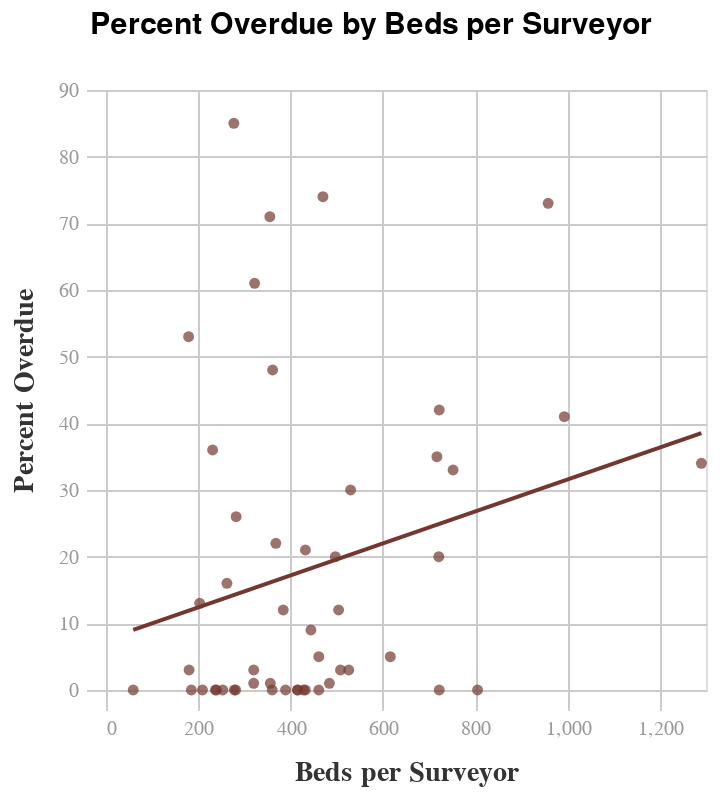

Notebook cell for this chart:
### Code cell
# create scatterplot of state proportion overdue surveys as of 09-30-2023 vs. state surveyor positions per NH bed

surveyor_beds_vs_prop_overdue_chart = alt.Chart(merge_df).mark_circle(color='#74372F').encode(alt.X('beds_per_position', title='Beds per Surveyor'), alt.Y('prop_overdue', title='Percent Overdue')).properties(title = alt.TitleParams(text='Percent Overdue by Beds per Surveyor', fontSize=15, dx=40))

surveyor_beds_vs_prop_overdue_chart = surveyor_beds_vs_prop_overdue_chart + surveyor_beds_vs_prop_overdue_chart.transform_regression('beds_per_position','prop_overdue').mark_line(color='#74372F')
surveyor_beds_vs_prop_overdue_chart = surveyor_beds_vs_prop_overdue_chart.properties(background='white')
display(surveyor_beds_vs_prop_overdue_chart)
surveyor_beds_vs_prop_overdue_chart.save('/Users/ghazalin/NH_inspections_static/images/surveyor_beds_vs_prop_overdue_scatter.svg')

### Figure 1 — Vega specification as saved in the notebook (floating-point values rounded to 4 significant figures)
{"$schema": "https://vega.github.io/schema/vega/v5.json", "data": [{"name": "source_0", "values": [{"state": "Alabama", "state_code": "AL", "#_NHs": "231", "#_beds": "48,851", "surveyor_positions": 51, "NH_per_position": 4.5, "beds_per_position": 958, "State": "AL", "overdue_ind": 165, "NH_count": 224, "prop_overdue": 73}, {"state": "Alaska", "state_code": "AK", "#_NHs": "20", "#_beds": "830", "surveyor_positions": 14, "NH_per_position": 1.4, "beds_per_position": 59, "State": "AK", "overdue_ind": 0, "NH_count": 20, "prop_overdue": 0}, {"state": "Arizona", "state_code": "AZ", "#_NHs": "143", "#_beds": "16,145", "surveyor_positions": 35, "NH_per_position": 4.1, "beds_per_position": 461, "State": "AZ", "overdue_ind": 0, "NH_count": 142, "prop_overdue": 0}, {"state": "Arkansas", "state_code": "AR", "#_NHs": "221", "#_beds": "25,700", "surveyor_positions": 62, "NH_per_position": 3.6, "beds_per_position": 415, "State": "AR", "overdue_ind": 1, "NH_count": 218, "prop_overdue": 0}, {"state": "California", "state_code": "CA", "#_NHs": "1,175", "#_beds": "117,148", "surveyor_positions": 654, "NH_per_position": 1.8, "beds_per_position": 179, "State": "CA", "overdue_ind": 624, "NH_count": 1163, "prop_overdue": 53}, {"state": "Colorado", "state_code": "CO", "#_NHs": "218", "#_beds": "19,980", "surveyor_positions": 52, "NH_per_position": 4.2, "beds_per_position": 384, "State": "CO", "overdue_ind": 27, "NH_count": 211, "prop_overdue": 12}, {"state": "Connecticut", "state_code": "CT", "#_NHs": "205", "#_beds": "23,790", "surveyor_positions": 66, "NH_per_position": 3.1, "beds_per_position": 361, "State": "CT", "overdue_ind": 94, "NH_count": 194, "prop_overdue": 48}, {"state": "Delaware", "state_code": "DE", "#_NHs": "44", "#_beds": "4,858", "surveyor_positions": 21, "NH_per_position": 2.1, "beds_per_position": 231, "State": "DE", "overdue_ind": 16, "NH_count": 44, "prop_overdue": 36}, {"state": "Florida", "state_code": "FL", "#_NHs": "698", "#_beds": "84,336", "surveyor_positions": 229, "NH_per_position": 3.0, "beds_per_position": 368, "State": "FL", "overdue_ind": 153, "NH_count": 693, "prop_overdue": 22}, {"state": "Georgia", "state_code": "GA", "#_NHs": "360", "#_beds": "39,659", "surveyor_positions": 55, "NH_per_position": 6.5, "beds_per_position": 721, "State": "GA", "overdue_ind": 71, "NH_count": 355, "prop_overdue": 20}, {"state": "Hawai’i", "state_code": "HI", "#_NHs": "45", "#_beds": "4323", "surveyor_positions": 12, "NH_per_position": 3.8, "beds_per_position": 360, "State": "HI", "overdue_ind": 0, "NH_count": 42, "prop_overdue": 0}, {"state": "Idaho", "state_code": "ID", "#_NHs": "80", "#_beds": "6031", "surveyor_positions": 17, "NH_per_position": 4.7, "beds_per_position": 355, "State": "ID", "overdue_ind": 57, "NH_count": 80, "prop_overdue": 71}, {"state": "Illinois", "state_code": "IL", "#_NHs": "704", "#_beds": "88597", "surveyor_positions": 315, "NH_per_position": 2.2, "beds_per_position": 281, "State": "IL", "overdue_ind": 1, "NH_count": 679, "prop_overdue": 0}, {"state": "Indiana", "state_code": "IN", "#_NHs": "524", "#_beds": "50821", "surveyor_positions": 100, "NH_per_position": 5.2, "beds_per_position": 508, "State": "IN", "overdue_ind": 16, "NH_count": 511, "prop_overdue": 3}, {"state": "Iowa", "state_code": "IA", "#_NHs": "414", "#_beds": "28314", "surveyor_positions": 46, "NH_per_position": 9.0, "beds_per_position": 616, "State": "IA", "overdue_ind": 23, "NH_count": 402, "prop_overdue": 5}, {"state": "Kansas", "state_code": "KS", "#_NHs": "323", "#_beds": "14925", "surveyor_positions": 57, "NH_per_position": 5.7, "beds_per_position": 262, "State": "KS", "overdue_ind": 51, "NH_count": 304, "prop_overdue": 16}, {"state": "Kentucky", "state_code": "KY", "#_NHs": "279", "#_beds": "26329", "surveyor_positions": 95, "NH_per_position": 2.9, "beds_per_position": 277, "State": "KY", "overdue_ind": 230, "NH_count": 269, "prop_overdue": 85}, {"state": "Louisiana", "state_code": "LA", "#_NHs": "276", "#_beds": "34598", "surveyor_positions": 43, "NH_per_position": 6.4, "beds_per_position": 805, "State": "LA", "overdue_ind": 1, "NH_count": 267, "prop_overdue": 0}, {"state": "Maine", "state_code": "ME", "#_NHs": "90", "#_beds": "6472", "surveyor_positions": 15, "NH_per_position": 6.0, "beds_per_position": 432, "State": "ME", "overdue_ind": 17, "NH_count": 80, "prop_overdue": 21}, {"state": "Maryland", "state_code": "MD", "#_NHs": "225", "#_beds": "27718", "surveyor_positions": 59, "NH_per_position": 3.8, "beds_per_position": 470, "State": "MD", "overdue_ind": 165, "NH_count": 222, "prop_overdue": 74}, {"state": "Massachusetts", "state_code": "MA", "#_NHs": "363", "#_beds": "41299", "surveyor_positions": 82, "NH_per_position": 4.4, "beds_per_position": 504, "State": "MA", "overdue_ind": 42, "NH_count": 345, "prop_overdue": 12}, {"state": "Michigan", "state_code": "MI", "#_NHs": "433", "#_beds": "45030", "surveyor_positions": 93, "NH_per_position": 4.7, "beds_per_position": 484, "State": "MI", "overdue_ind": 7, "NH_count": 423, "prop_overdue": 1}, {"state": "Minnesota", "state_code": "MN", "#_NHs": "349", "#_beds": "24920", "surveyor_positions": 78, "NH_per_position": 4.5, "beds_per_position": 320, "State": "MN", "overdue_ind": 13, "NH_count": 343, "prop_overdue": 3}, {"state": "Mississippi", "state_code": "MS", "#_NHs": "206", "#_beds": "17382", "surveyor_positions": 35, "NH_per_position": 5.9, "beds_per_position": 497, "State": "MS", "overdue_ind": 41, "NH_count": 202, "prop_overdue": 20}, {"state": "Missouri", "state_code": "MO", "#_NHs": "515", "#_beds": "53506", "surveyor_positions": 190, "NH_per_position": 2.7, "beds_per_position": 282, "State": "MO", "overdue_ind": 132, "NH_count": 489, "prop_overdue": 26}, {"state": "Montana", "state_code": "MT", "#_NHs": "62", "#_beds": "5248", "surveyor_positions": 22, "NH_per_position": 2.8, "beds_per_position": 239, "State": "MT", "overdue_ind": 0, "NH_count": 59, "prop_overdue": 0}, {"state": "Nebraska", "state_code": "NE", "#_NHs": "189", "#_beds": "14251", "surveyor_positions": 33, "NH_per_position": 5.7, "beds_per_position": 432, "State": "NE", "overdue_ind": 0, "NH_count": 184, "prop_overdue": 0}, {"state": "Nevada", "state_code": "NV", "#_NHs": "65", "#_beds": "6758", "surveyor_positions": 19, "NH_per_position": 3.4, "beds_per_position": 356, "State": "NV", "overdue_ind": 1, "NH_count": 67, "prop_overdue": 1}, {"state": "New Hampshire", "state_code": "NH", "#_NHs": "73", "#_beds": "7282", "surveyor_positions": 17, "NH_per_position": 4.3, "beds_per_position": 428, "State": "NH", "overdue_ind": 0, "NH_count": 74, "prop_overdue": 0}, {"state": "New Jersey", "state_code": "NJ", "#_NHs": "351", "#_beds": "51189", "surveyor_positions": 68, "NH_per_position": 5.2, "beds_per_position": 752, "State": "NJ", "overdue_ind": 115, "NH_count": 346, "prop_overdue": 33}, {"state": "New Mexico", "state_code": "NM", "#_NHs": "68", "#_beds": "6832", "surveyor_positions": 27, "NH_per_position": 2.5, "beds_per_position": 253, "State": "NM", "overdue_ind": 0, "NH_count": 67, "prop_overdue": 0}, {"state": "New York", "state_code": "NY", "#_NHs": "613", "#_beds": "114134", "surveyor_positions": 115, "NH_per_position": 5.3, "beds_per_position": 993, "State": "NY", "overdue_ind": 249, "NH_count": 603, "prop_overdue": 41}, {"state": "North Carolina", "state_code": "NC", "#_NHs": "424", "#_beds": "44206", "surveyor_positions": 96, "NH_per_position": 4.4, "beds_per_position": 461, "State": "NC", "overdue_ind": 22, "NH_count": 419, "prop_overdue": 5}, {"state": "North Dakota", "state_code": "ND", "#_NHs": "77", "#_beds": "5215", "surveyor_positions": 25, "NH_per_position": 3.1, "beds_per_position": 209, "State": "ND", "overdue_ind": 0, "NH_count": 75, "prop_overdue": 0}, {"state": "Ohio", "state_code": "OH", "#_NHs": "950", "#_beds": "84624", "surveyor_positions": 118, "NH_per_position": 8.0, "beds_per_position": 717, "State": "OH", "overdue_ind": 329, "NH_count": 927, "prop_overdue": 35}, {"state": "Oklahoma", "state_code": "OK", "#_NHs": "402", "#_beds": "31547", "surveyor_positions": 60, "NH_per_position": 6.7, "beds_per_position": 526, "State": "OK", "overdue_ind": 11, "NH_count": 287, "prop_overdue": 3}, {"state": "Oregon", "state_code": "OR", "#_NHs": "129", "#_beds": "10541", "surveyor_positions": 52, "NH_per_position": 2.5, "beds_per_position": 203, "State": "OR", "overdue_ind": 17, "NH_count": 128, "prop_overdue": 13}, {"state": "Pennsylvania", "state_code": "PA", "#_NHs": "678", "#_beds": "86624", "surveyor_positions": 120, "NH_per_position": 5.7, "beds_per_position": 722, "State": "PA", "overdue_ind": 0, "NH_count": 668, "prop_overdue": 0}, {"state": "Rhode Island", "state_code": "RI", "#_NHs": "75", "#_beds": "8351", "surveyor_positions": 30, "NH_per_position": 2.5, "beds_per_position": 278, "State": "RI", "overdue_ind": 0, "NH_count": 74, "prop_overdue": 0}, {"state": "South Carolina", "state_code": "SC", "#_NHs": "188", "#_beds": "20640", "surveyor_positions": 16, "NH_per_position": 11.8, "beds_per_position": 1290, "State": "SC", "overdue_ind": 65, "NH_count": 189, "prop_overdue": 34}, {"state": "South Dakota", "state_code": "SD", "#_NHs": "98", "#_beds": "7361", "surveyor_positions": 23, "NH_per_position": 4.3, "beds_per_position": 320, "State": "SD", "overdue_ind": 1, "NH_count": 96, "prop_overdue": 1}, {"state": "Tennessee", "state_code": "TN", "#_NHs": "313", "#_beds": "35395", "surveyor_positions": 110, "NH_per_position": 2.8, "beds_per_position": 322, "State": "TN", "overdue_ind": 186, "NH_count": 302, "prop_overdue": 61}, {"state": "Texas", "state_code": "TX", "#_NHs": "1204", "#_beds": "136261", "surveyor_positions": 350, "NH_per_position": 3.4, "beds_per_position": 389, "State": "TX", "overdue_ind": 2, "NH_count": 1182, "prop_overdue": 0}, {"state": "Utah", "state_code": "UT", "#_NHs": "98", "#_beds": "8472", "surveyor_positions": 16, "NH_per_position": 6.1, "beds_per_position": 530, "State": "UT", "overdue_ind": 30, "NH_count": 98, "prop_overdue": 30}, {"state": "Vermont", "state_code": "VT", "#_NHs": "35", "#_beds": "2954", "surveyor_positions": 16, "NH_per_position": 2.2, "beds_per_position": 185, "State": "VT", "overdue_ind": 0, "NH_count": 34, "prop_overdue": 0}, {"state": "Virginia", "state_code": "VA", "#_NHs": "288", "#_beds": "32505", "surveyor_positions": 45, "NH_per_position": 6.4, "beds_per_position": 722, "State": "VA", "overdue_ind": 122, "NH_count": 289, "prop_overdue": 42}, {"state": "Washington", "state_code": "WA", "#_NHs": "200", "#_beds": "19296", "surveyor_positions": 107, "NH_per_position": 1.9, "beds_per_position": 180, "State": "WA", "overdue_ind": 6, "NH_count": 193, "prop_overdue": 3}, {"state": "West Virginia", "state_code": "WV", "#_NHs": "123", "#_beds": "10653", "surveyor_positions": 24, "NH_per_position": 5.1, "beds_per_position": 444, "State": "WV", "overdue_ind": 12, "NH_count": 122, "prop_overdue": 9}, {"state": "Wisconsin", "state_code": "WI", "#_NHs": "346", "#_beds": "26562", "surveyor_positions": 64, "NH_per_position": 5.4, "beds_per_position": 415, "State": "WI", "overdue_ind": 0, "NH_count": 324, "prop_overdue": 0}, {"state": "Wyoming", "state_code": "WY", "#_NHs": "35", "#_beds": "2605", "surveyor_positions": 11, "NH_per_position": 3.2, "beds_per_position": 237, "State": "WY", "overdue_ind": 0, "NH_count": 35, "prop_overdue": 0}]}, {"name": "data_0", "values": [{"beds_per_position": 958, "prop_overdue": 73}, {"beds_per_position": 59, "prop_overdue": 0}, {"beds_per_position": 461, "prop_overdue": 0}, {"beds_per_position": 415, "prop_overdue": 0}, {"beds_per_position": 179, "prop_overdue": 53}, {"beds_per_position": 384, "prop_overdue": 12}, {"beds_per_position": 361, "prop_overdue": 48}, {"beds_per_position": 231, "prop_overdue": 36}, {"beds_per_position": 368, "prop_overdue": 22}, {"beds_per_position": 721, "prop_overdue": 20}, {"beds_per_position": 360, "prop_overdue": 0}, {"beds_per_position": 355, "prop_overdue": 71}, {"beds_per_position": 281, "prop_overdue": 0}, {"beds_per_position": 508, "prop_overdue": 3}, {"beds_per_position": 616, "prop_overdue": 5}, {"beds_per_position": 262, "prop_overdue": 16}, {"beds_per_position": 277, "prop_overdue": 85}, {"beds_per_position": 805, "prop_overdue": 0}, {"beds_per_position": 432, "prop_overdue": 21}, {"beds_per_position": 470, "prop_overdue": 74}, {"beds_per_position": 504, "prop_overdue": 12}, {"beds_per_position": 484, "prop_overdue": 1}, {"beds_per_position": 320, "prop_overdue": 3}, {"beds_per_position": 497, "prop_overdue": 20}, {"beds_per_position": 282, "prop_overdue": 26}, {"beds_per_position": 239, "prop_overdue": 0}, {"beds_per_position": 432, "prop_overdue": 0}, {"beds_per_position": 356, "prop_overdue": 1}, {"beds_per_position": 428, "prop_overdue": 0}, {"beds_per_position": 752, "prop_overdue": 33}, {"beds_per_position": 253, "prop_overdue": 0}, {"beds_per_position": 993, "prop_overdue": 41}, {"beds_per_position": 461, "prop_overdue": 5}, {"beds_per_position": 209, "prop_overdue": 0}, {"beds_per_position": 717, "prop_overdue": 35}, {"beds_per_position": 526, "prop_overdue": 3}, {"beds_per_position": 203, "prop_overdue": 13}, {"beds_per_position": 722, "prop_overdue": 0}, {"beds_per_position": 278, "prop_overdue": 0}, {"beds_per_position": 1290, "prop_overdue": 34}, {"beds_per_position": 320, "prop_overdue": 1}, {"beds_per_position": 322, "prop_overdue": 61}, {"beds_per_position": 389, "prop_overdue": 0}, {"beds_per_position": 530, "prop_overdue": 30}, {"beds_per_position": 185, "prop_overdue": 0}, {"beds_per_position": 722, "prop_overdue": 42}, {"beds_per_position": 180, "prop_overdue": 3}, {"beds_per_position": 444, "prop_overdue": 9}, {"beds_per_position": 415, "prop_overdue": 0}, {"beds_per_position": 237, "prop_overdue": 0}]}, {"name": "data_1", "source": "source_0", "transform": [{"type": "regression", "x": "beds_per_position", "y": "prop_overdue", "as": ["beds_per_position", "prop_overdue"]}, {"type": "project", "fields": ["beds_per_position", "prop_overdue"]}]}], "marks": [{"type": "symbol", "name": "layer_0_marks", "from": {"data": "data_0"}, "encode": {"update": {"opacity": {"value": 0.7}, "y": {"field": "prop_overdue", "scale": "y"}, "fill": {"value": "#74372F"}, "x": {"field": "beds_per_position", "scale": "x"}, "shape": {"value": "circle"}}}, "style": ["circle"]}, {"type": "line", "name": "layer_1_marks", "from": {"data": "data_1"}, "sort": {"field": "x"}, "encode": {"update": {"strokeWidth": {"value": 2}, "defined": {"signal": "isValid(datum[\"beds_per_position\"]) && isFinite(+datum[\"beds_per_position\"]) && isValid(datum[\"prop_overdue\"]) && isFinite(+datum[\"prop_overdue\"])"}, "stroke": {"value": "#74372F"}, "x": {"field": "beds_per_position", "scale": "x"}, "y": {"field": "prop_overdue", "scale": "y"}}}, "style": ["line"]}], "scales": [{"name": "x", "type": "linear", "domain": {"fields": [{"data": "data_0", "field": "beds_per_position"}, {"data": "data_1", "field": "beds_per_position"}]}, "range": [0, {"signal": "width"}], "nice": true, "zero": true}, {"name": "y", "type": "linear", "domain": {"fields": [{"data": "data_0", "field": "prop_overdue"}, {"data": "data_1", "field": "prop_overdue"}]}, "range": [{"signal": "height"}, 0], "nice": true, "zero": true}], "axes": [{"scale": "x", "minExtent": 0, "zindex": 0, "domain": false, "grid": true, "ticks": false, "gridScale": "y", "orient": "bottom", "tickCount": {"signal": "ceil(width/40)"}, "aria": false, "labels": false, "maxExtent": 0}, {"scale": "y", "ticks": false, "gridScale": "x", "aria": false, "zindex": 0, "maxExtent": 0, "tickCount": {"signal": "ceil(height/40)"}, "grid": true, "orient": "left", "domain": false, "labels": false, "minExtent": 0}, {"scale": "x", "grid": false, "title": "Beds per Surveyor", "labelOverlap": true, "tickCount": {"signal": "ceil(width/40)"}, "zindex": 0, "orient": "bottom", "labelFlush": true}, {"scale": "y", "grid": false, "labelOverlap": true, "tickCount": {"signal": "ceil(height/40)"}, "zindex": 0, "orient": "left", "title": "Percent Overdue"}], "title": {"text": "Percent Overdue by Beds per Surveyor", "fontSize": 15, "dx": 40, "anchor": "start", "offset": 20}, "usermeta": {"embedOptions": {"theme": "fivethirtyeight"}}, "background": "white", "config": {"group": {"fill": "#f0f0f0"}, "path": {"stroke": "#30a2da", "strokeWidth": 0.5}, "range": {"category": ["#30a2da", "#fc4f30", "#e5ae38", "#6d904f", "#8b8b8b", "#b96db8", "#ff9e27", "#56cc60", "#52d2ca", "#52689e", "#545454", "#9fe4f8"], "diverging": ["#cc0020", "#e77866", "#f6e7e1", "#d6e8ed", "#91bfd9", "#1d78b5"], "heatmap": ["#d6e8ed", "#cee0e5", "#91bfd9", "#549cc6", "#1d78b5"]}, "shape": {"stroke": "#30a2da"}, "axis": {"domainColor": "#cbcbcb", "grid": true, "gridColor": "#cbcbcb", "gridWidth": 1, "labelColor": "#999", "labelFontSize": 10, "titleColor": "#333", "tickColor": "#cbcbcb", "tickSize": 10, "titleFontSize": 14, "titlePadding": 10, "labelPadding": 4}, "axisBand": {"grid": false}, "legend": {"labelColor": "#333", "labelFontSize": 11, "padding": 1, "symbolSize": 30, "symbolType": "square", "titleColor": "#333", "titleFontSize": 14, "titlePadding": 10}, "style": {"arc": {"fill": "#30a2da"}, "area": {"fill": "#30a2da"}, "bar": {"fill": "#30a2da", "stroke": null}, "line": {"stroke": "#30a2da", "strokeWidth": 2}, "point": {"shape": "circle"}, "rect": {"fill": "#30a2da"}, "group-title": {"fontSize": 24, "fontWeight": 600}}}, "height": 300, "width": 300, "style": "cell", "padding": 5}
